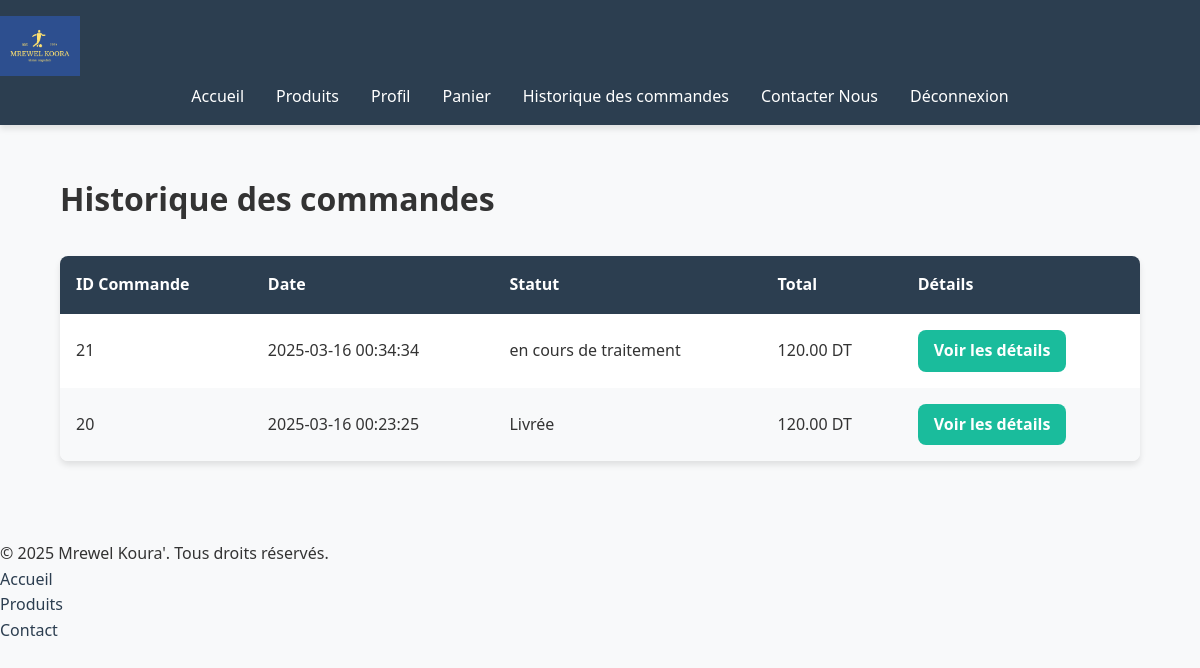
The app's page /historique_achats.php (signed in) with its own data.
### tables this page shows
CREATE TABLE `commandes` (
  `id` int(11) NOT NULL,
  `id_utilisateur` int(11) NOT NULL,
  `date_commande` datetime DEFAULT current_timestamp(),
  `statut` varchar(50) DEFAULT 'en cours de traitement',
  `total` decimal(10,2) NOT NULL,
  `adresse_livraison` text DEFAULT NULL
);

### historique_achats.php (the view, shortened to what this page needs)
<?php
include 'includes/config.php';
include 'includes/header.php';
$utilisateur_id = $_SESSION['utilisateur_id'];
$sql = "SELECT commandes.id, commandes.date_commande, commandes.statut, commandes.total
        FROM commandes
        WHERE commandes.id_utilisateur = :utilisateur_id
        ORDER BY commandes.date_commande DESC";
$stmt = $pdo->prepare($sql);
$stmt->execute(['utilisateur_id' => $utilisateur_id]);
$commandes = $stmt->fetchAll();
?>
<!DOCTYPE html>
<html lang="fr">
<head>
    <link rel="stylesheet" href="assets/css/style.css">
</head>
<body>
    <main>
        <h1>Historique des commandes</h1>
        <?php if (empty($commandes)) : ?>
            <p>Vous n'avez passé aucune commande.</p>
        <?php else : ?>
            <table>
                <thead>
                    <tr>
                        <th>ID Commande</th>
                        <th>Date</th>
                        <th>Statut</th>
                        <th>Total</th>
                        <th>Détails</th>
                    </tr>
                </thead>
                <tbody>
                    <?php foreach ($commandes as $commande) : ?>
                        <tr>
                            <td><?= $commande['id'] ?></td>
                            <td><?= $commande['date_commande'] ?></td>
                            <td><?= $commande['statut'] ?></td>
                            <td><?= $commande['total'] ?> DT</td>
                            <td>
                                <a href="details_commande.php?id=<?= $commande['id'] ?>" class="btn">Voir les détails</a>
                            </td>
                        </tr>
                    <?php endforeach; ?>
                </tbody>
            </table>
        <?php endif; ?>
    </main>
    <?php include 'includes/footer.php'; ?>
</body>
</html>

### assets/css/style.css (style rules this page uses)
:root { --primary: #2c3e50; --secondary: #1abc9c; --accent: #e74c3c; --light: #f8f9fa; --dark: #2c3e50; --text: #333; --white: #ffffff; --shadow: 0 4px 6px rgba(0, 0, 0, 0.1); --space-xs: 0.5rem; --space-sm: 1rem; --space-md: 2rem; --space-lg: 3rem; --font-base: 'Segoe UI', system-ui, sans-serif; --font-heading: 'Montserrat', sans-serif; --line-height: 1.6; }
*, *::before, *::after { box-sizing: border-box; margin: 0; padding: 0; }
html { scroll-behavior: smooth; }
body { font-family: var(--font-base); color: var(--text); line-height: var(--line-height); background-color: var(--light); }
main { padding: var(--space-lg) 5%; animation: fadeIn 0.5s ease; }
a { color: var(--primary); text-decoration: none; transition: color 0.3s ease; }
table { width: 100%; border-collapse: collapse; margin: var(--space-md) 0; background: var(--white); box-shadow: var(--shadow); border-radius: 0.5rem; overflow: hidden; }
table th, table td { padding: var(--space-sm); text-align: left; }
table th { background: var(--primary); color: var(--white); font-weight: bold; }
table tr:nth-child(even) { background: #f8f9fa; }
.btn { background: var(--secondary); padding: 0.5rem 1rem; border: none; border-radius: 0.5rem; color: var(--white); font-weight: bold; cursor: pointer; transition: all 0.3s ease; text-decoration: none; display: inline-block; }

### records on screen
commandes: id "21", date_commande "2025-03-16 00:34:34", statut "en cours de traitement", total "120.00"
commandes: id "20", date_commande "2025-03-16 00:23:25", statut "Livrée", total "120.00"
